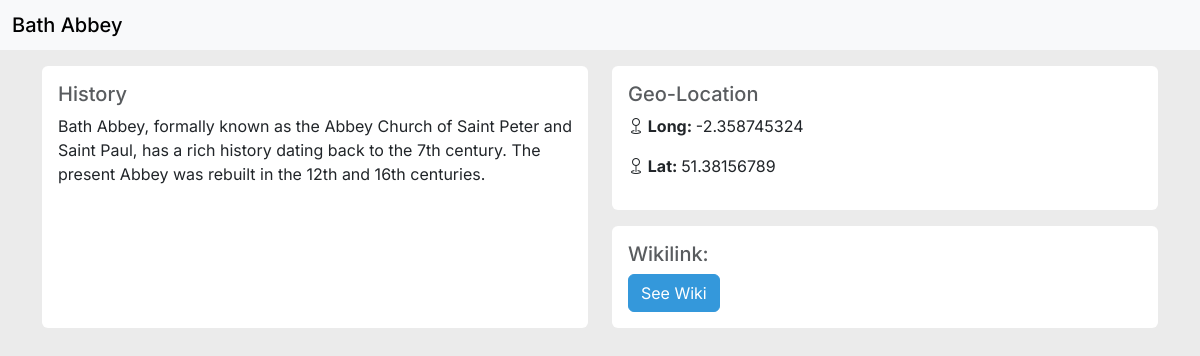
The page /routes/poiView.php?poi=2 on the database its author committed.
### tables this page shows
CREATE TABLE `poi_data` (
  `CityID` int(11) DEFAULT NULL,
  `PointOfInterestID` int(11) NOT NULL,
  `Name` varchar(255) DEFAULT NULL,
  `Longitude` varchar(16) DEFAULT NULL,
  `Latitude` varchar(16) DEFAULT NULL,
  `History` text,
  `Wikilink` varchar(500) DEFAULT NULL,
  `Type` int(11) DEFAULT NULL
);

### components/dbFuncs.php (called while the page is built, shortened)
<?php
function connectToDatabase()
{
    try {
        $conn = new PDO("mysql:host=" . SERVER_NAME . ";dbname=" . DB_NAME, USERNAME, PASSWORD);
        $conn->setAttribute(PDO::ATTR_ERRMODE, PDO::ERRMODE_EXCEPTION);
        return $conn;
    } catch (PDOException $e) {
        echo "Connection failed: " . $e->getMessage();
        return null;
    }
}
function fetchPoi($poiID)
{
    $conn = connectToDatabase();
    if ($conn) {
        try {
            $sql = "SELECT * FROM poi_data WHERE PointOfInterestID = :poiID";
            $stmt = $conn->prepare($sql);
            $stmt->bindParam(':poiID', $poiID);
            $stmt->execute();
            $poi = $stmt->fetch(PDO::FETCH_ASSOC);
            return $poi;
        } catch (PDOException $e) {
            echo "Error: " . $e->getMessage();
            return null;
        } finally {
            $conn = null;
        }
    }
    return null;
}
?>

### routes/poiView.php (the view, shortened to what this page needs)
<!DOCTYPE html>
<html lang="en">
<head>
    <link rel="stylesheet" href="../styles/bootstrap/bootstrap.min.css">
    <link rel="stylesheet" href="../styles/custom.css">
    <link rel="stylesheet" href="https://unpkg.com/leaflet@1.9.4/dist/leaflet.css"
>
</head>
<body>
    <?php
    include '../components/dbFuncs.php';
    $poi = fetchPoi($_GET["poi"]);
    ?>
    <nav class="navbar bg-body-tertiary">
        <div class="container-fluid">
            <span class="navbar-brand mb-0 h1">
                <?php echo $poi['Name']; ?>
            </span>
        </div>
    </nav>
    <div class="container py-3">
        <div class="row mb-3">
            <div class="col-md-6 d-flex align-items-stretch">
                <div class="card w-100">
                    <div class="card-body">
                        <h5 class="text-muted">History</h5>
                        <?PHP echo $poi['History']; ?>
                    </div>
                </div>
            </div>
            <div class="col-md-6">
                <div class="row">
                    <div class="col-md-12 mb-3">
                        <div class="card w-100">
                            <div class="card-body">
                                <h5 class="text-muted">Geo-Location</h5>
                                <p>
                                    <strong>
                                        <i class="bi bi-geo"></i> Long:
                                    </strong>
                                    <?php echo $poi['Longitude']; ?>
                                </p>
                                <p>
                                    <strong>
                                        <i class="bi bi-geo"></i> Lat:
                                    </strong>
                                    <?php echo $poi['Latitude']; ?>
                                </p>
                            </div>
                        </div>
                    </div>
                    <div class="col-md-12">
                        <div class="card w-100">
                            <div class="card-body">
                                <h5 class="text-muted">Wikilink:</h5>
                                <a href="<?php echo $poi['Wikilink']; ?>" target="_blank"><button type="button"
                                        class="btn btn-primary">See Wiki</button></a>
                            </div>
                        </div>
                    </div>
                </div>
            </div>
        </div>
    </div>
</body>
</html>

### styles/custom.css (style rules this page uses)
:root { --primary: #3498db; --primary-hover: #42a8ed; --sidebar-width: 20rem; }
body { background-color: #ebebeb; font-family: 'Inter', sans-serif; color: #333; }
a { color: var(--primary); }
.card { border: none; }
.btn-primary { background-color: var(--primary); border-color: var(--primary); }

### rows shown on the page
poi_data: Name "Bath Abbey", History "Bath Abbey, formally known as the Abbey Church of Saint Peter and Saint Paul, has a rich history dating back to the 7th century. The present Abbey was rebuilt in the 12th and 16th centuries.", Longitude "-2.358745324", Latitude "51.38156789"
